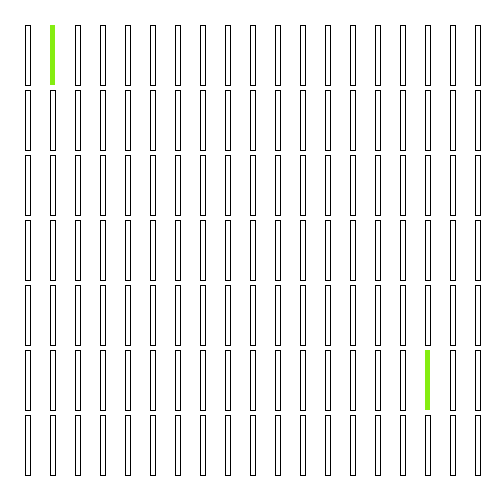
Frame 1 (no input)
Frame 60 (the mouse pressed at the canvas centre just before this capture): identical to frame 1, image omitted
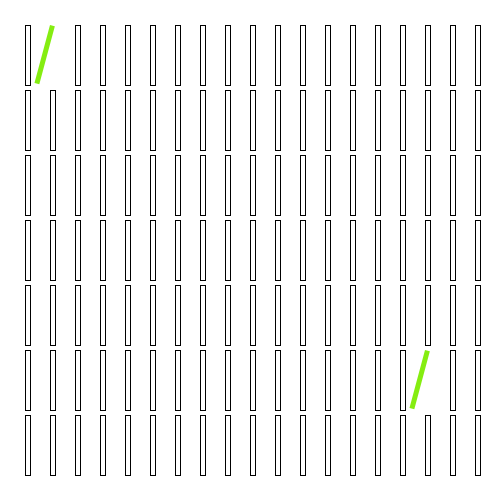
Frame 120 (the mouse held since frame 60 and released just before this capture)

The Processing sketch that drew these frames (run headless with seeded random() and noise(); from frame 60 on, the mouse is pressed at the canvas centre):

// Processing sketch: processing_119117
// ── processing_119117.pde

void setup()
{
  size(500, 500);
}

void draw()
{
  background(255);
  noFill();
  stroke(0);
  
  rect(25, 25, 5, 60);
  rect(75, 25, 5, 60);
  rect(100, 25, 5, 60);
  rect(125, 25, 5, 60);
  rect(150, 25, 5, 60);
  rect(175, 25, 5, 60);
  rect(200, 25, 5, 60);
  rect(225, 25, 5, 60);
  rect(250, 25, 5, 60);
  rect(275, 25, 5, 60);
  rect(300, 25, 5, 60);
  rect(325, 25, 5, 60);
  rect(350, 25, 5, 60);
  rect(375, 25, 5, 60);
  rect(400, 25, 5, 60);
  rect(425, 25, 5, 60);
  rect(450, 25, 5, 60);
  rect(475, 25, 5, 60);
  rect(25, 90, 5, 60);
  rect(50, 90, 5, 60);
  rect(75, 90, 5, 60);
  rect(100, 90, 5, 60);
  rect(125, 90, 5, 60);
  rect(150, 90, 5, 60);
  rect(175, 90, 5, 60);
  rect(200, 90, 5, 60);
  rect(225, 90, 5, 60);
  rect(250, 90, 5, 60);
  rect(275, 90, 5, 60);
  rect(300, 90, 5, 60);
  rect(325, 90, 5, 60);
  rect(350, 90, 5, 60);
  rect(375, 90, 5, 60);
  rect(400, 90, 5, 60);
  rect(425, 90, 5, 60);
  rect(450, 90, 5, 60);
  rect(475, 90, 5, 60);
  rect(25, 155, 5, 60);
  rect(50, 155, 5, 60);
  rect(75, 155, 5, 60);
  rect(100, 155, 5, 60);
  rect(125, 155, 5, 60);
  rect(150, 155, 5, 60);
  rect(175, 155, 5, 60);
  rect(200, 155, 5, 60);
  rect(225, 155, 5, 60);
  rect(250, 155, 5, 60);
  rect(275, 155, 5, 60);
  rect(300, 155, 5, 60);
  rect(325, 155, 5, 60);
  rect(350, 155, 5, 60);
  rect(375, 155, 5, 60);
  rect(400, 155, 5, 60);
  rect(425, 155, 5, 60);
  rect(450, 155, 5, 60);
  rect(475, 155, 5, 60);
  rect(25, 220, 5, 60);
  rect(50, 220, 5, 60);
  rect(75, 220, 5, 60);
  rect(100, 220, 5, 60);
  rect(125, 220, 5, 60);
  rect(150, 220, 5, 60);
  rect(175, 220, 5, 60);
  rect(200, 220, 5, 60);
  rect(225, 220, 5, 60);
  rect(250, 220, 5, 60); 
  rect(275, 220, 5, 60);
  rect(300, 220, 5, 60);
  rect(325, 220, 5, 60);
  rect(350, 220, 5, 60);
  rect(375, 220, 5, 60);
  rect(400, 220, 5, 60);
  rect(425, 220, 5, 60);
  rect(450, 220, 5, 60);
  rect(475, 220, 5, 60);
  rect(25, 285, 5, 60);
  rect(50, 285, 5, 60);
  rect(75, 285, 5, 60);
  rect(100, 285, 5, 60);
  rect(125, 285, 5, 60);
  rect(150, 285, 5, 60);
  rect(175, 285, 5, 60);
  rect(200, 285, 5, 60);
  rect(225, 285, 5, 60);
  rect(250, 285, 5, 60);
  rect(275, 285, 5, 60);
  rect(300, 285, 5, 60);
  rect(325, 285, 5, 60);
  rect(350, 285, 5, 60);
  rect(375, 285, 5, 60);
  rect(400, 285, 5, 60);
  rect(425, 285, 5, 60);
  rect(450, 285, 5, 60);
  rect(475, 285, 5, 60);
  rect(25, 350, 5, 60);
  rect(50, 350, 5, 60);
  rect(75, 350, 5, 60);
  rect(100, 350, 5, 60);
  rect(125, 350, 5, 60);
  rect(150, 350, 5, 60);
  rect(175, 350, 5, 60);
  rect(200, 350, 5, 60);
  rect(225, 350, 5, 60);
  rect(250, 350, 5, 60);
  rect(275, 350, 5, 60);
  rect(300, 350, 5, 60);
  rect(325, 350, 5, 60);
  rect(350, 350, 5, 60);
  rect(375, 350, 5, 60);
  rect(400, 350, 5, 60);
  rect(450, 350, 5, 60);
  rect(475, 350, 5, 60);
  rect(25, 415, 5, 60);
  rect(50, 415, 5, 60);
  rect(75, 415, 5, 60);
  rect(100, 415, 5, 60);
  rect(125, 415, 5, 60);
  rect(150, 415, 5, 60);
  rect(175, 415, 5, 60);
  rect(200, 415, 5, 60);
  rect(225, 415, 5, 60);
  rect(250, 415, 5, 60);
  rect(275, 415, 5, 60);
  rect(300, 415, 5, 60);
  rect(325, 415, 5, 60);
  rect(350, 415, 5, 60);
  rect(375, 415, 5, 60);
  rect(400, 415, 5, 60);
  rect(425, 415, 5, 60);
  rect(450, 415, 5, 60);
  rect(475, 415, 5, 60);

  pushMatrix(); 
  translate(50, 25); 
  float winkel = map(mouseX, 0, 500, 0, radians (30)); 
  rotate( winkel); 
  fill(133, 237, 17);
  noStroke(); 
  rect(0, 0, 5, 60);
  popMatrix(); 
  resetMatrix(); 
  
  pushMatrix(); 
  translate(425, 350); 
  rotate( winkel); 
  fill(133, 237, 17);
  noStroke(); 
  rect(0, 0, 5, 60);
  popMatrix(); 
  resetMatrix(); 
}
